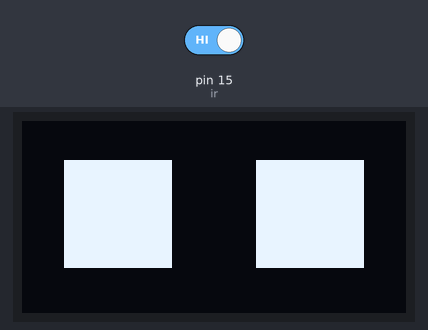
Recording of a sketch running on a simulated Arduino Uno, built with avr-gcc and run on an emulated ATmega328P. On the bench: 128×64 one-colour display. The test bench sets the inputs (shaded band); at power-on: pin 15 (ir) HIGH.

Above: at 0.1 s.
At 1.2 s:
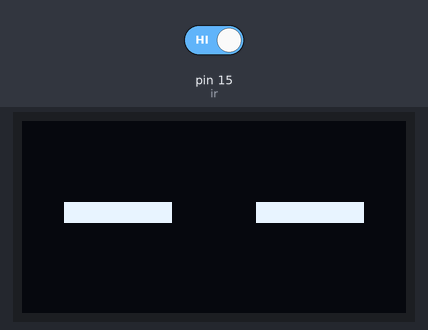
1.3 s: pin 15 (ir) driven LOW
At 2.7 s:
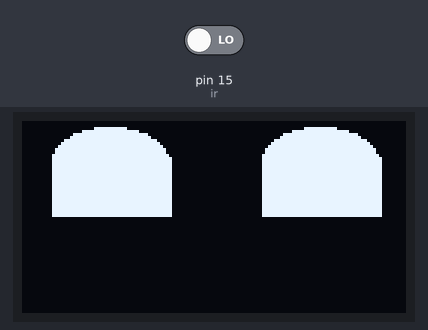
Timing chart, 0 to 4.3 s (numbered marks = the images above; inputs shaded):
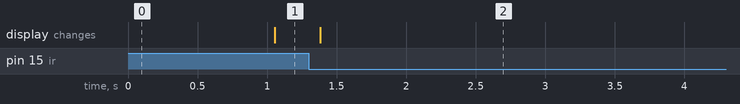

The sketch:

OLED_IR_CODE.ino
```cpp
#include <U8g2lib.h>
#include <Wire.h>

U8G2_SSD1306_128X64_NONAME_F_HW_I2C u8g2(U8G2_R0, /* reset=*/U8X8_PIN_NONE);
int ir = 15;

unsigned long previousMillis = 0;
const long interval1 = 1000; // 1 second
const long interval2 = 300;  // 300 milliseconds

enum EyeState { EYE_OPEN, EYE_CLOSE, EYE_IDLE };
EyeState eyeState = EYE_IDLE;

void setup() {
  pinMode(ir, INPUT);
  u8g2.begin();
}

void loop() {
  int Read = digitalRead(ir);
  unsigned long currentMillis = millis();

  if (Read == 0) {
    eye_up();
    eyeState = EYE_IDLE;
    previousMillis = currentMillis;
  } else {
    switch (eyeState) {
      case EYE_IDLE:
        eye_open();
        previousMillis = currentMillis;
        eyeState = EYE_CLOSE;
        break;

      case EYE_CLOSE:
        if (currentMillis - previousMillis >= interval1) {
          eye_close();
          previousMillis = currentMillis;
          eyeState = EYE_OPEN;
        }
        break;

      case EYE_OPEN:
        if (currentMillis - previousMillis >= interval2) {
          eye_open();
          previousMillis = currentMillis;
          eyeState = EYE_IDLE;
        }
        break;
    }
  }
}

void eye_up() {
  u8g2.clearBuffer();
  u8g2.setFontMode(1);
  u8g2.setBitmapMode(1);
  u8g2.drawBox(80, 12, 40, 20);
  u8g2.drawBox(10, 12, 40, 20);
  u8g2.drawFilledEllipse(99.5, 13, 19.5, 11);
  u8g2.drawFilledEllipse(29.5, 13, 19.5, 11);
  u8g2.sendBuffer();
}

void eye_open() {
  u8g2.clearBuffer();
  u8g2.setBitmapMode(1);
  u8g2.drawBox(14, 13, 36, 36);
  u8g2.drawBox(78, 13, 36, 36);
  u8g2.sendBuffer();
}

void eye_close() {
  u8g2.clearBuffer();
  u8g2.setBitmapMode(1);
  u8g2.drawBox(14, 27, 36, 7);
  u8g2.drawBox(78, 27, 36, 7);
  u8g2.sendBuffer();
}
```

Measured:
- after the input at 1.3 s, the display: changes after 0.08 s (image 2)
